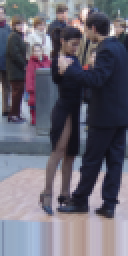
#> input picture data/pos_person/crop001005a.png, 64 x 128 px (shown 2 times larger); its folder holds only this picture in this run
$ jupyter execute --allow-errors 1_Train_SVM_HumanDetection.ipynb   (shell and % lines are left out)
#> lines starting #> are read from the running program, lines starting #| are printed output that depends on the picture
#> further down, img is the input picture: shape (128, 64, 3); mean B, G, R 115, 102.6, 105.2
# A Human Detection System

# [ 1 ] Using Machine Learning (HOG features+SVM)

 # 1. Import Required Libraries

[cell 1]
import cv2
import os
import numpy as np
import matplotlib.pyplot as plt
from sklearn.svm import LinearSVC
from sklearn.model_selection import train_test_split
from sklearn.metrics import classification_report, confusion_matrix
import joblib

# 2. Set Dataset Paths

[cell 2]
# Path to positive and negative image folders
pos_path = "../data/pos_person"
neg_path = "../data/neg_person"

# 3. View Sample Images.

[cell 3]
# Display a few positive images (humans)
pos_images = os.listdir(pos_path)
#> (the rest of this cell did not finish here and is left out)

#> (a cell that did not finish here is left out)

# 4. Prepare Dataset (Extract HOG Features)

[cell 5]
# HOG Descriptor
hog = cv2.HOGDescriptor()
winSize = (64, 128)

X = []  # features
y = []  # labels

[cell 6]
# Load and process positive images (Assiging label 1)
for img_name in os.listdir(pos_path):
    img_path = os.path.join(pos_path, img_name)
    img = cv2.imread(img_path)

    if img is None:
        continue

    img = cv2.resize(img, winSize)
    feature = hog.compute(img)
#> feature = 3780 values, max 0.411 at index 2916, min 0 at index 484, mean 0.129
    X.append(feature.flatten())
    y.append(1)

#> (a cell that did not finish here is left out)

[cell 8]
# Convert to numpy arrays
X = np.array(X)
y = np.array(y)

print("Feature shape:", X.shape)
#| Feature shape: (1, 3780)
print("Labels shape:", y.shape)

 # 5. Train+Test Dataset Split.

#> (a cell that did not finish here is left out)

# 6. Train SVM Classifier

[cell 10]
#Train using svm classifier
svm = LinearSVC()
#> (the rest of this cell did not finish here and is left out)

# 7. Evaluate the Model

#> (a cell that did not finish here is left out)

# 8. Save the Model using pickel

[cell 12]
joblib.dump(svm, "../model/svm_model.pkl")
print("Model saved to ../model/svm_model.pkl")

# 9. Prediction on a New Test Image

[cell 13]
# Load saved model
svm_model = joblib.load("../model/svm_model.pkl")

# Load new test image
test_img_path = "../data/pos_person/crop001037b.png"  # replace with your test file
img = cv2.imread(test_img_path)
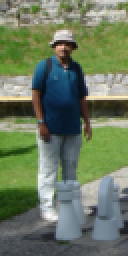
#> input picture data/predictTestImages/crop001037b.png, 64 x 128 px, found by its file name (shown 2 times larger)
#> img is the input picture: shape (128, 64, 3); mean B, G, R 96.4, 121.4, 107.2
img_resized = cv2.resize(img, winSize)

# Extract HOG features
hog_features = hog.compute(img_resized).reshape(1, -1)

# Predict
#> (the rest of this cell did not finish here and is left out)

# 10: Prediction on Multiple Test Images

[cell 14]
import glob

# Define path to test images (use multiple extensions)
test_image_files = glob.glob("../data/predictTestImages/*.jpg") + \
                   glob.glob("../data/predictTestImages/*.jpeg") + \
                   glob.glob("../data/predictTestImages/*.png")

# Load trained SVM model
svm_model = joblib.load("../model/svm_model.pkl")

# Loop through each test image
#> (the rest of this cell did not finish here and is left out)

# A Human Detection System [ using svm_model.pkl classifier model]

[cell 15]
# -------------------------------------------------------------------
# Detect Human in a Full Image Using trained svm_model.pkl classifier
# -------------------------------------------------------------------

from imutils.object_detection import non_max_suppression

# Load the trained SVM model
model = joblib.load("../model/svm_model.pkl")

# Create HOG Descriptor with same window size used during training
hog = cv2.HOGDescriptor()
winSize = (64, 128)

# Load the large test image for detection
image_path = "../data/fullSizedTestImage/test1.jpg"  # Change this to your test image
original_image = cv2.imread(image_path)
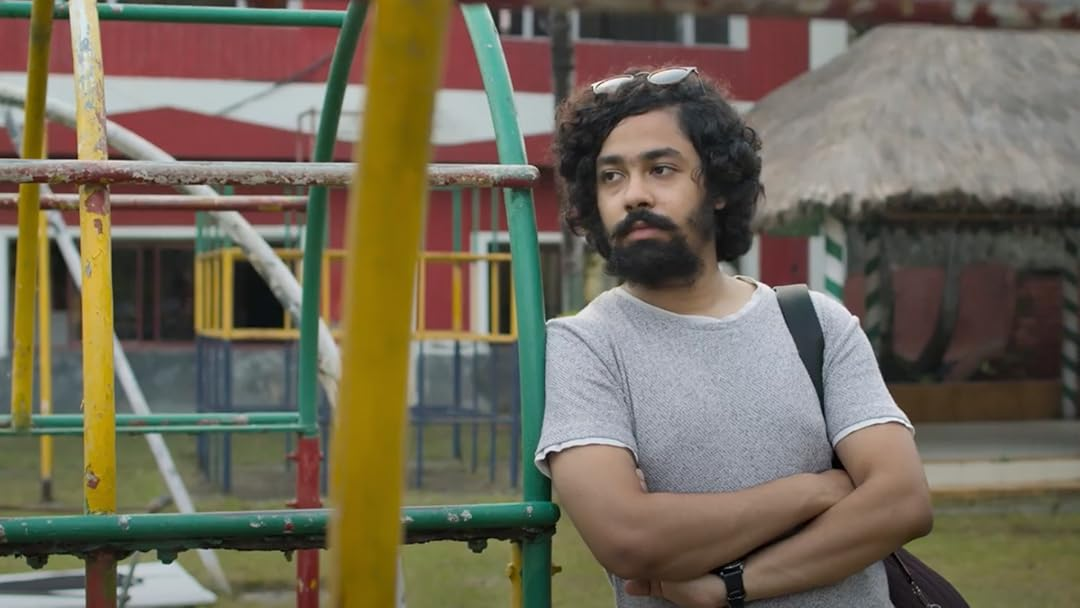
#> input picture data/fullSizedTestImage/test1.jpg, 1080 x 608 px
#> original_image is the input picture: shape (608, 1080, 3); mean B, G, R 87.8, 105.1, 112.9
image_to_draw = original_image.copy()  # Copy for drawing rectangles

# Set parameters for sliding window and image pyramid
step_size = 8         # move window by 8 pixels (horizontal and vertical)
scale_factor = 1.25   # image pyramid scaling factor

# Store rectangles and dummy confidences for NMS
rects = []
confidences = []

# Start pyramid scan from original image
resized = original_image.copy()
#> (the rest of this cell did not finish here and is left out)
